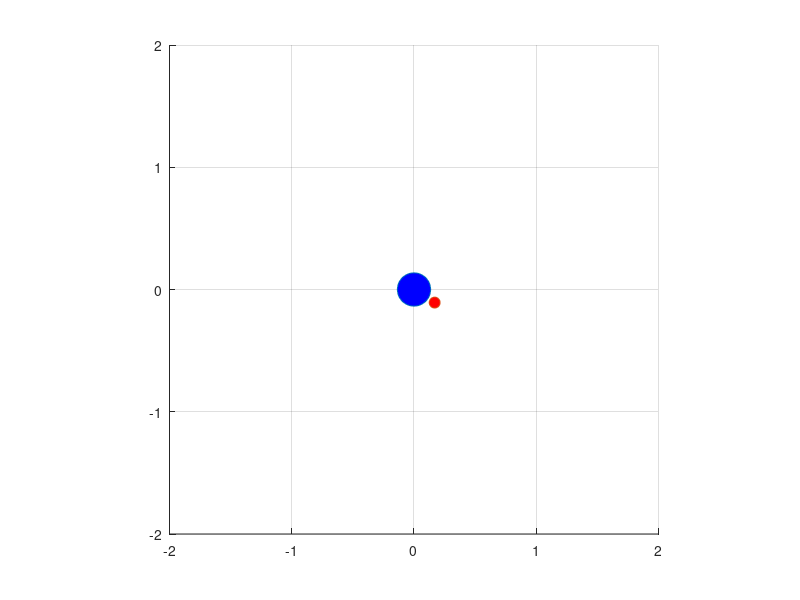

Source code (MATLAB): (Note: this script raises an error after producing the figure.)
clear;
close all;

dt = 1;%%時間刻み=離散時間Tsとして使用
Tfin = 10;%シミュレーション終了時間
t1 = [0:dt:Tfin];

u1 = ones(1,length(t1)) * 0.1;
% u2 = (rand(1,length(t1)) * 2 - 1) * (pi/6);
u2 = ones(1,length(t1)) * (pi/32);

theta = rand * (pi) - pi/2

si = zeros(length(t1),3);
si(1,:) = [0 0 theta];%状態ξの初期値を設定

x = si(1,1) + 0.2 * cos(si(1,3));
y = si(1,2) + 0.2 * sin(si(1,3));

hold on;
axis equal;
grid on;

axis([-2 2 -2 2])

h = plot(si(1,1),si(1,2), 'o', 'MarkerSize' ,24, 'MarkerFaceColor', 'b');
h2 = plot(x,y,'o', 'MarkerSize' ,8, 'MarkerFaceColor', 'r');

for i = 1:length(t1)

    if i ~= length(t1)
        %θ(n),すなわち si(i+1,3) をx(n),y(n)の計算に使う
        si(i+1,3) = si(i,3) + u2(i) * dt;
        si(i+1,1) = si(i,1) + u1(i) * cos(si(i+1,3)) * dt;
        si(i+1,2) = si(i,2) + u1(i) * sin(si(i+1,3)) * dt;
    end

    set(h, 'XData', si(i,1),'YData', si(i,2));
    set(h2, 'XData', si(i,1) + 0.2 * cos(si(i,3)),'YData', si(i,2) + 0.2 * sin(si(i,3)));

    drawnow;

    F = getframe(gcf);
    % RGBデータをインデックス付きデータに変更
    [X,map] = rgb2ind(F.cdata,256);
    if i==1
        pause(2)
        % GIFファイルに書き出し
        imwrite(X,map,'twowheels.gif')
    else
        % 2回目以降は'append'でアニメーションを作成
        imwrite(X,map,'twowheels.gif','WriteMode','append')
    end

end
